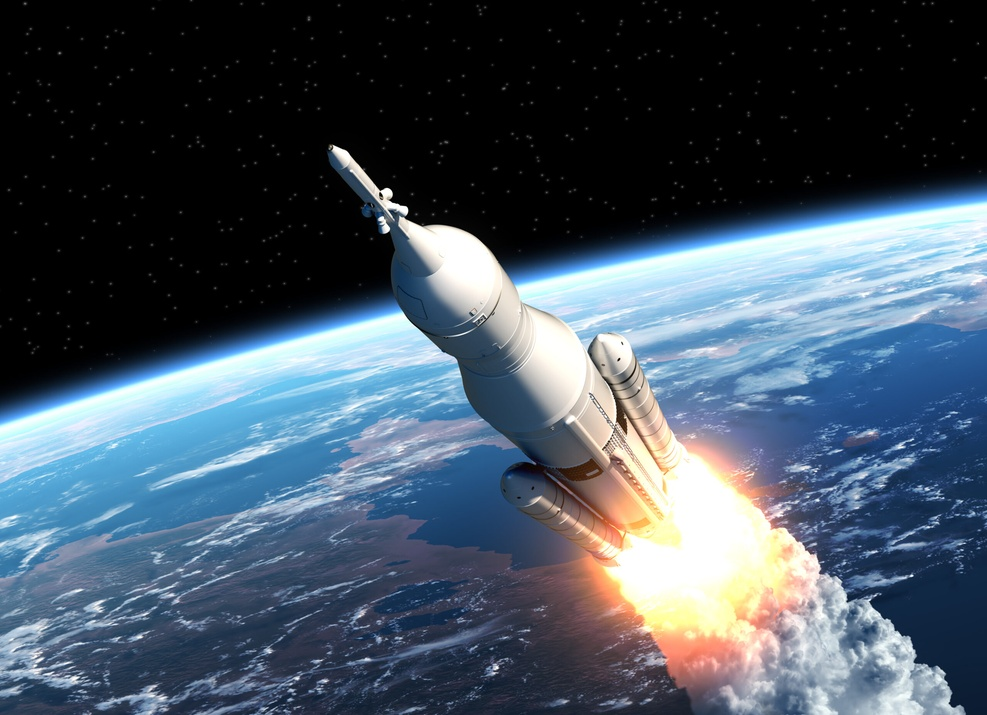
#> input picture rocket.jpeg, 987 x 715 px, shrunk from 2560 x 1854 before the run, found by its file name
$ python 01_image_pixel_value_statistic.py
#> lines starting #> are read from the running program, lines starting #| are printed output that depends on the picture; after the words box and inside, x2 and y2 are one past the last pixel; in counts of white or black regions, pixels touching at a corner belong together
# IMAGE PIXEL VALUE STATISTICS

import cv2 as cv
import numpy as np

path = "/Users/krtdnc/Desktop/Miuul/OpenCV/"
img = cv.imread(path + "rocket.jpeg", cv.IMREAD_GRAYSCALE)
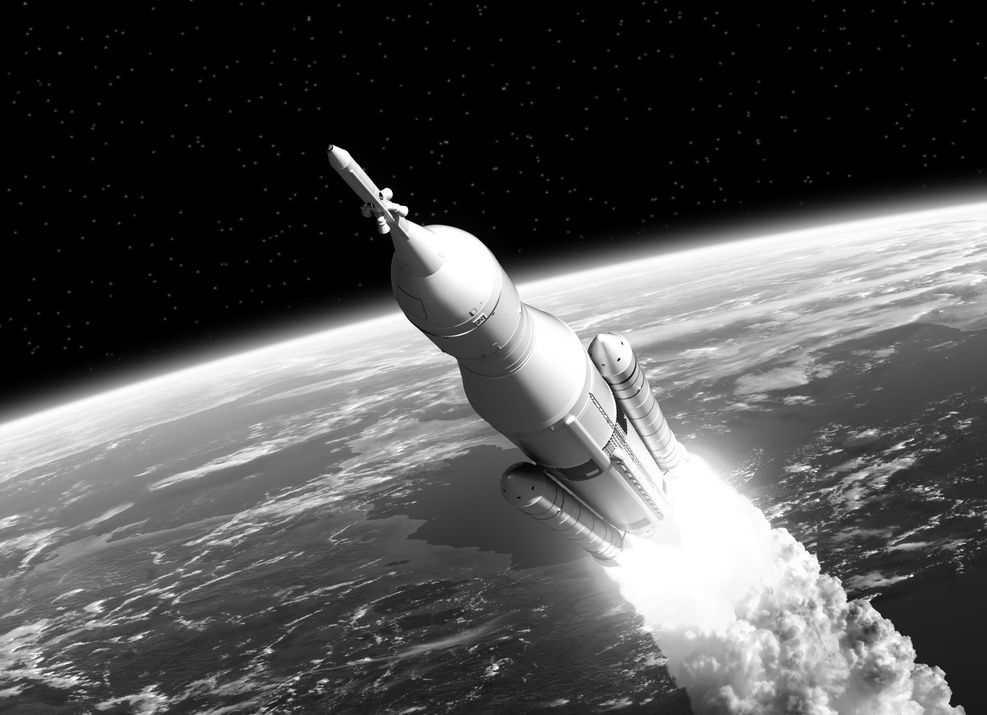
#> img: shape (715, 987); min 0, max 255, mean 82.7

# minMaxLoc

min_value, max_value, min_loc, max_loc = cv.minMaxLoc(img)
#> min_value = 0; max_value = 255; min_loc = (0, 0); max_loc = (334, 147)

print("min_value: %.2f, max_value: %.2f" % (min_value, max_value))
#| min_value: 0.00, max_value: 255.00
print("min_loc:", min_loc, ",", "max_loc:", max_loc)
#| min_loc: (0, 0) , max_loc: (334, 147)

# meanStdDev

means, stddev = cv.meanStdDev(img)
#> means = [82.75]; stddev = [84.15]

print("means: %.2f, stddev: %.2f" % (means, stddev))
#| means: 82.75, stddev: 84.15

# Resmin pixel ortalamasından büyük/küçüklere göre filtrelemek

img[np.where(img < means)] = 0
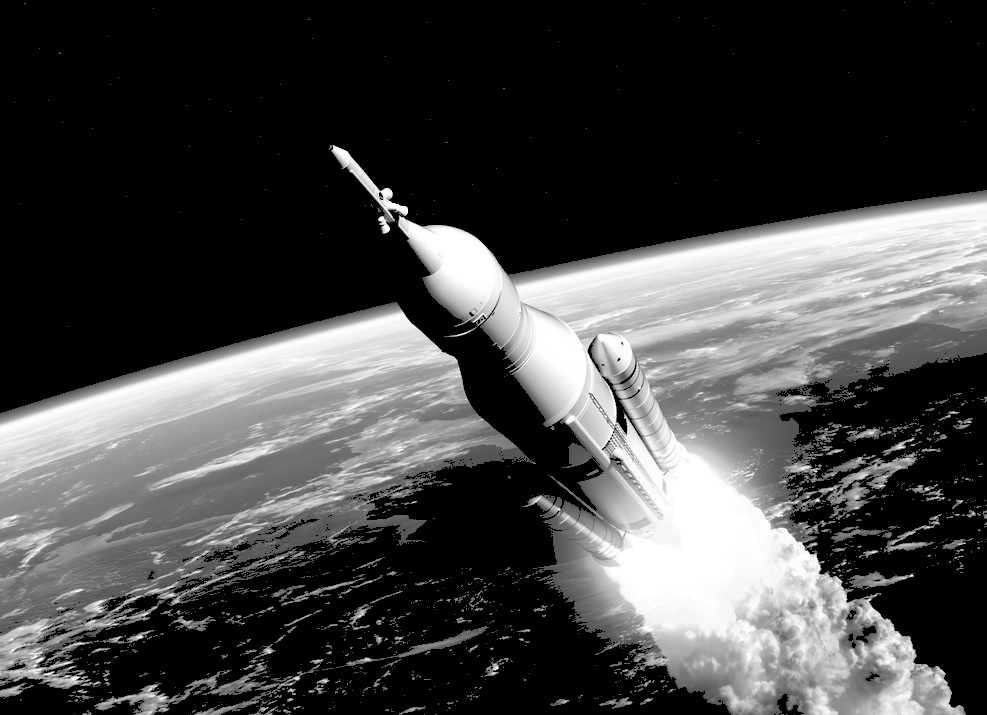
#> img: shape (715, 987); min 0, max 255, mean 70.2
img[np.where(img > means)] = 255
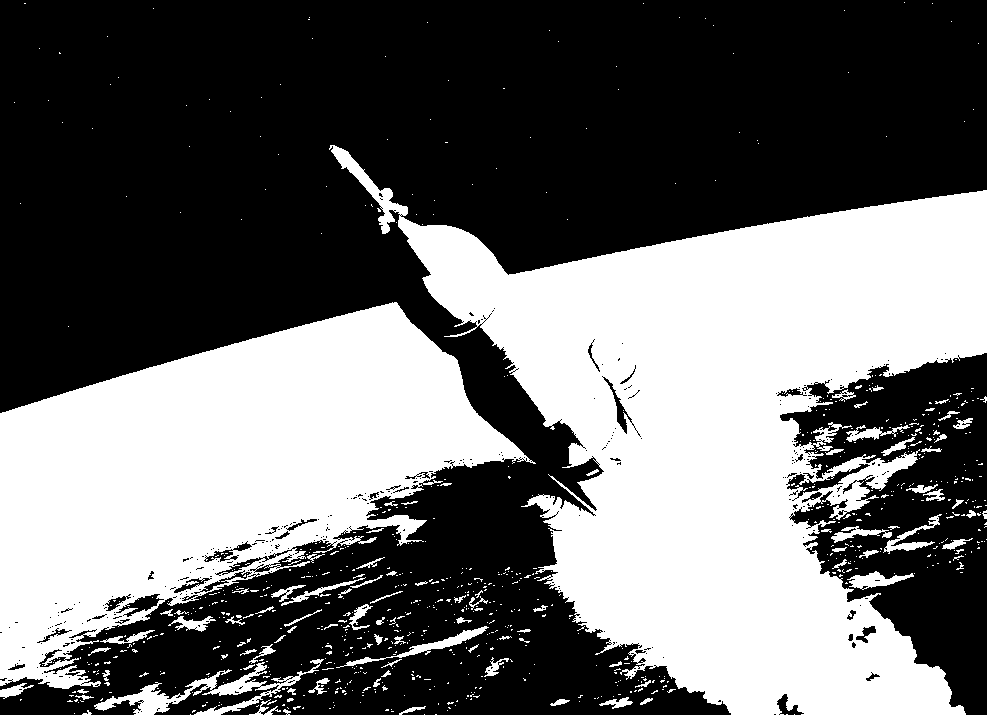
#> img: shape (715, 987); 41.1% white; 852 white regions (753 under 20 px), largest, box (x1, y1, x2, y2) and area: (329, 145, 987, 715) 169763, (0, 302, 536, 689) 106532, (94, 659, 324, 715) 2905

cv.imshow("img", img)
cv.waitKey(1)

cv.destroyAllWindows()

$ run again, with chess.jpeg copied over rocket.jpeg
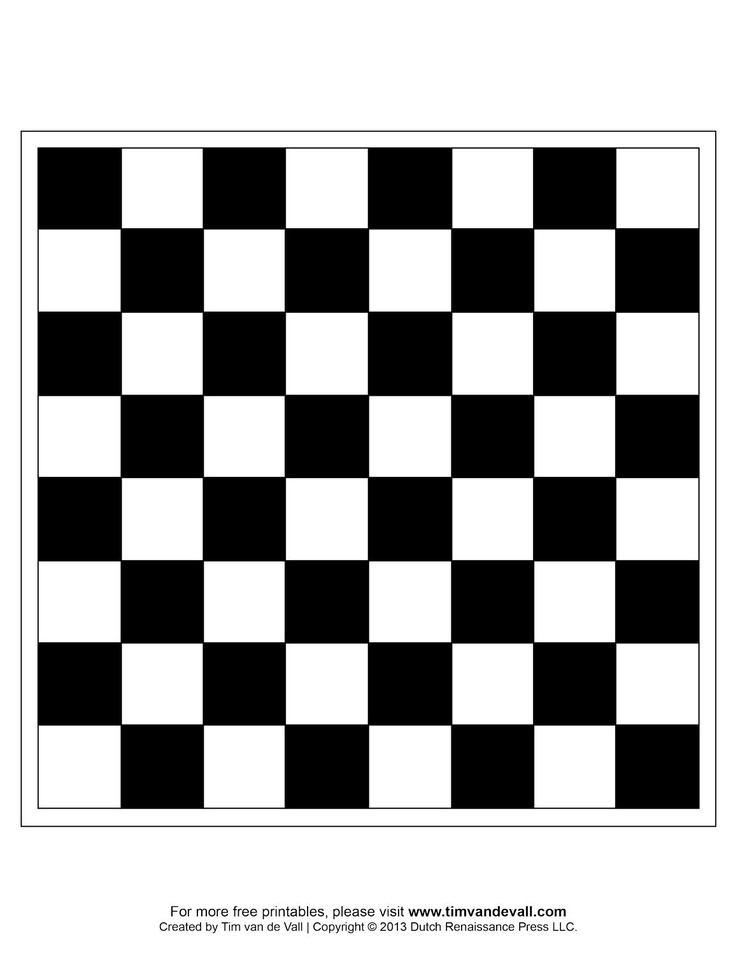
#> input picture chess.jpeg, 738 x 956 px, shrunk from 1159 x 1500 before the run, found by its file name
#> img is the input picture: shape (956, 738); min 0, max 255, mean 171
#> min_value = 0; max_value = 255; min_loc = (21, 131); max_loc = (0, 0)
#| min_value: 0.00, max_value: 255.00
#| min_loc: (21, 131) , max_loc: (0, 0)
#> means = [171]; stddev = [117.9]
#| means: 171.02, stddev: 117.91
#> `img[np.where(img > means)] = 255`:
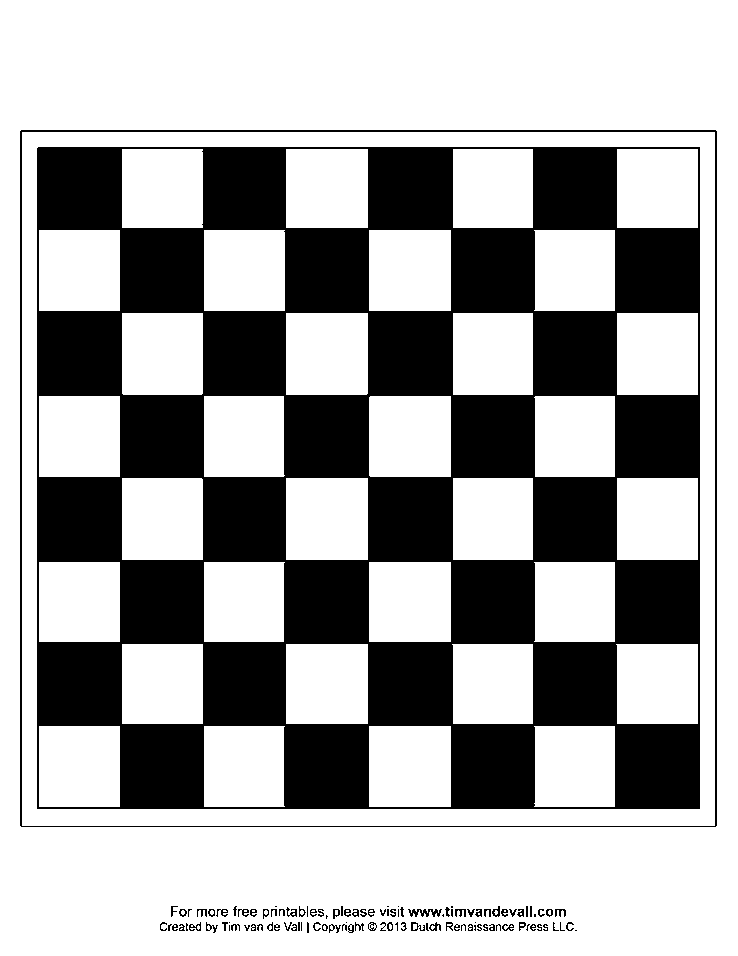
#> img: shape (956, 738); 66.3% white; 109 black regions (30 under 20 px), largest, box (x1, y1, x2, y2) and area: (37, 147, 700, 809) 229838, (20, 130, 717, 827) 4863, (408, 909, 442, 917) 151

$ run again, with corner.jpeg copied over rocket.jpeg
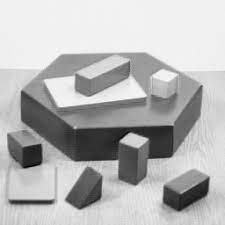
#> input picture corner.jpeg, 225 x 225 px, found by its file name
#> img is the input picture: shape (225, 225); min 0, max 255, mean 182.9
#> min_value = 0; max_value = 255; min_loc = (32, 165); max_loc = (56, 56)
#| min_value: 0.00, max_value: 255.00
#| min_loc: (32, 165) , max_loc: (56, 56)
#> means = [182.9]; stddev = [62.66]
#| means: 182.86, stddev: 62.66
#> `img[np.where(img < means)] = 0`:
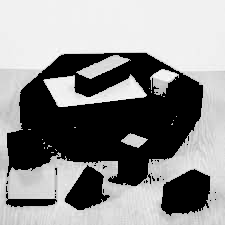
#> img: shape (225, 225); min 0, max 255, mean 141.3
#> `img[np.where(img > means)] = 255`:
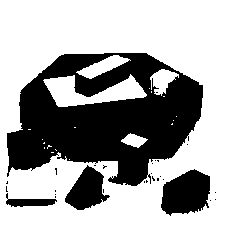
#> img: shape (225, 225); 62.9% white; 28 black regions (24 under 20 px), largest, box (x1, y1, x2, y2) and area: (7, 53, 203, 186) 15558, (161, 169, 210, 216) 1687, (65, 165, 110, 210) 1143, (6, 193, 57, 207) 345
